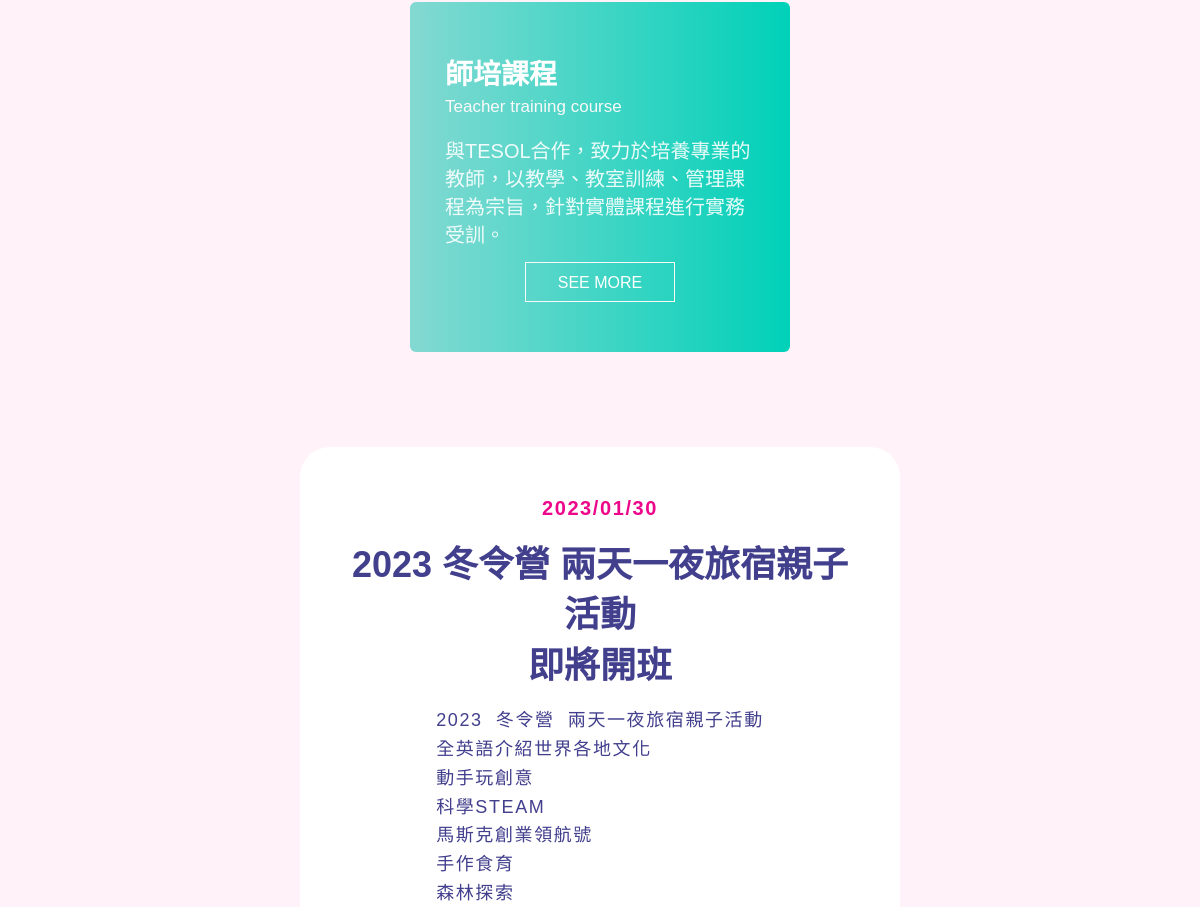
Before: / (middle part) with the older database file.
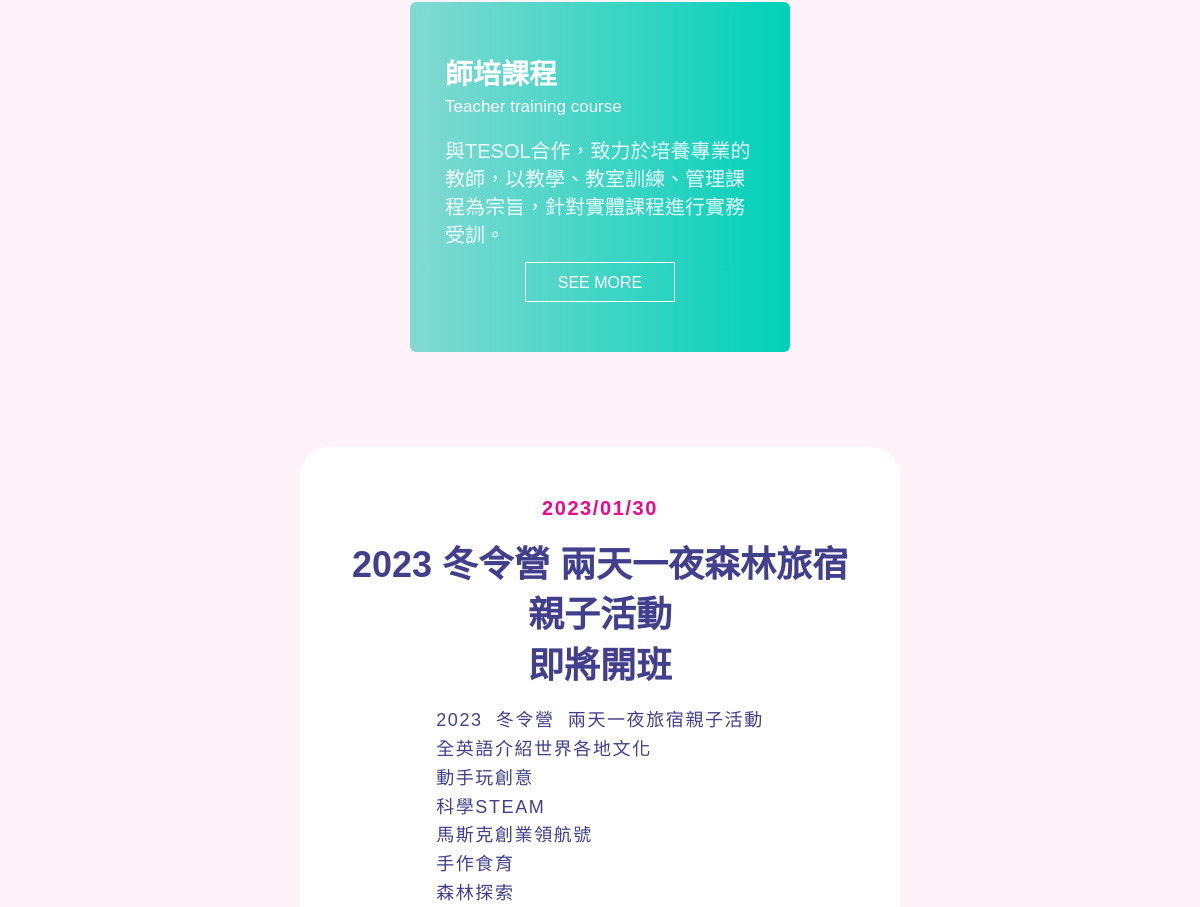
After: the same page with the newer database file.
### tables this page shows
CREATE TABLE `course` (
  `id` int(11) NOT NULL,
  `title` varchar(255) NOT NULL,
  `imgsrc` varchar(255) NOT NULL,
  `content` text NOT NULL,
  `start_age` int(5) NOT NULL,
  `end_age` int(5) NOT NULL,
  `start_time` varchar(100) NOT NULL,
  `end_time` varchar(100) NOT NULL,
  `week` varchar(255) NOT NULL,
  `week_text` varchar(255) NOT NULL DEFAULT '-1',
  `start_day` varchar(100) NOT NULL,
  `deadline` int(5) NOT NULL,
  `course_type` int(5) NOT NULL,
  `isshow` int(5) NOT NULL,
  `focus` int(5) NOT NULL,
  `focus_text` text DEFAULT NULL,
  `user` varchar(100) NOT NULL,
  `lastdate` varchar(100) NOT NULL
);

### webpage/index_content.php (the view, shortened to what this page needs)
<?php
try{
    $sql_str = "SELECT * FROM course WHERE isshow=1 AND focus=1 Limit 1";
    $stmt_course = $conn -> prepare($sql_str);
    $stmt_course -> execute();
    $RS_course = $stmt_course -> fetch(PDO::FETCH_ASSOC);
    $sql_str = "SELECT * FROM course WHERE isshow=1 AND focus=1";
    $stmt_courseFocus = $conn -> prepare($sql_str);
    $stmt_courseFocus -> execute();
    $RS_course_focus = $stmt_courseFocus -> fetchAll(PDO::FETCH_ASSOC);
}catch(PDOException $e){
    die('Error!:'.$e->getMessage());
}
?>
<div id="index_content">
    <div class="course">
        <div class="courseList">
            <div class="courseItem courseItem3">
                <h3>師培課程</h3>
                <span>Teacher training course</span>
                <p>
                與TESOL合作，致力於培養專業的教師，以教學、教室訓練、管理課程為宗旨，針對實體課程進行實務受訓。
                </p>
                <a href="./?page=course&type=teacher" class="seemore seemore3">SEE MORE</a>
            </div>
        </div>
        <?php  if(count($RS_course_focus) >=1 ){ ?>
        <div class="comingSoon">
            <div class="comingSoonBox">
                <span id="comngSoonDay"><?php echo $RS_course['start_day']; ?></span>
                <h3><?php echo $RS_course['title']; ?><br><p id="courseing">即將開班</p></h3>
                <article>
                    <?php echo nl2br($RS_course['focus_text']); ?>
                </article>
            </div>
        </div>
        <?php } ?>
    </div>
</div>
<link rel="stylesheet" type="text/css" href="./shared/slick-1.6.0/slick/slick.css"/>
<link rel="stylesheet" type="text/css" href="./shared/slick-1.6.0/slick/slick-theme.css"/>
<head>
</head>

### index.php (shortened to what this page needs)
<?php
require_once('./config/conn.php');
$page = '';
?>
<!DOCTYPE html>
<html lang="zh-Hant-TW">
<head>
    <link rel="stylesheet" href="./css/style.css">
    <link rel="stylesheet" href="https://cdnjs.cloudflare.com/ajax/libs/font-awesome/6.1.1/css/all.min.css">
    </head>
<body>
    <main>
      <?php
        if($page==''){
          include('./webpage/index_content.php');
        }else{
          if(file_exists($path)){
            include('./webpage/'.$page.'.php');
          }else{
            include('./webpage/notfound.php');
          }
        }
      ?>
    </main>
</body>
</html>

Changed rows visible on the page:
changed course: title "2023 冬令營 兩天一夜旅宿親子活動" → "2023 冬令營 兩天一夜森林旅宿親子活動"
